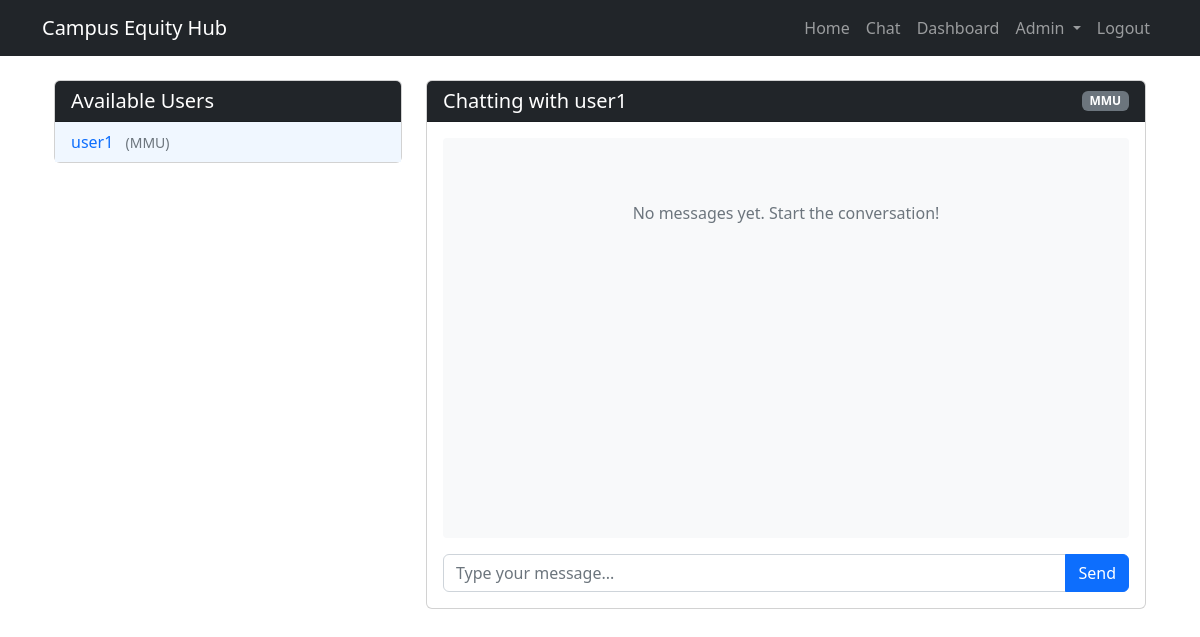
The page /chat/2 (signed in) on the database as committed earlier.
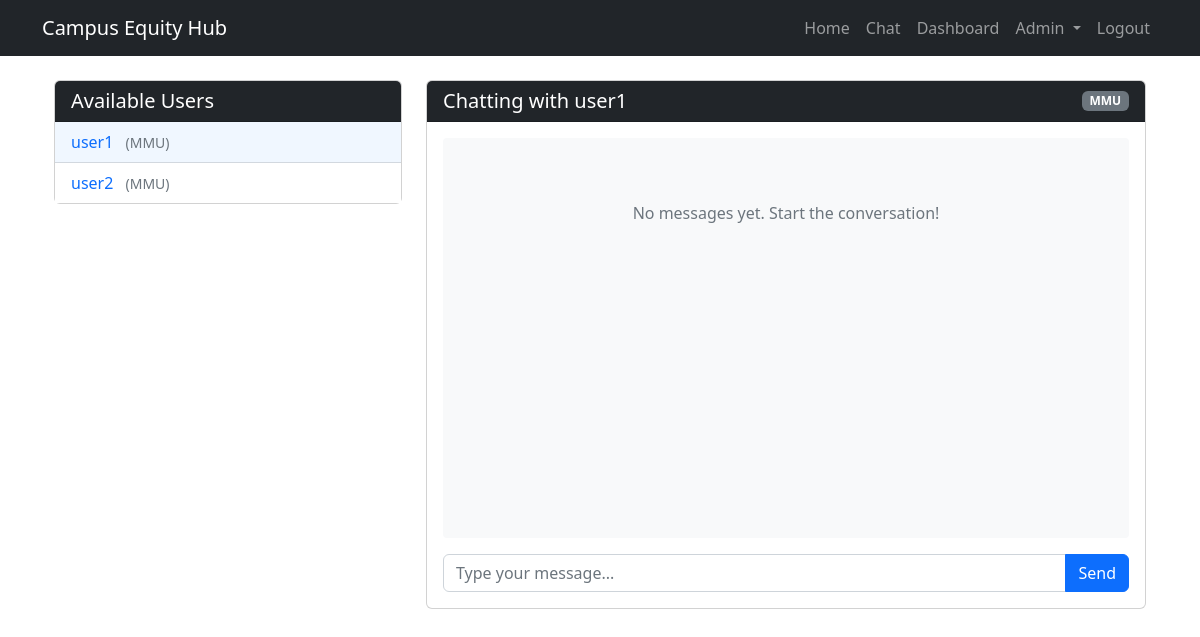
The same page on the database as committed later.
### app.py (models this page shows, shortened)
class User(db.Model):
    id = db.Column(db.Integer, primary_key=True)
    username = db.Column(db.String(80), unique=True, nullable=False)
    email = db.Column(db.String(120), unique=True, nullable=False)
    password = db.Column(db.String(60), nullable=False)
    token = db.Column(db.Integer, nullable=False)
    is_admin = db.Column(db.Boolean, default=False)
    campus = db.Column(db.String(120), nullable=False)

### app.py (the view, shortened to what this page needs)
@app.route('/chat/<int:user_id>', methods=['GET', 'POST'])
def chat_with_user(user_id):
    if 'user_id' not in session:
        flash('Please log in to access the chat.', 'danger')
        return redirect(url_for('login'))
    current_user_id = session['user_id']
    chat_partner = User.query.get_or_404(user_id)
    unread_messages = Chat.query.filter_by(
        sender_id=user_id,
        receiver_id=current_user_id,
        read=False
    ).all()
    for msg in unread_messages:
        msg.read = True
    db.session.commit()
    messages = Chat.query.filter(
        ((Chat.sender_id == current_user_id) & (Chat.receiver_id == user_id)) |
        ((Chat.sender_id == user_id) & (Chat.receiver_id == current_user_id))
    ).order_by(Chat.timestamp).all()
    users = User.query.filter(User.id != current_user_id).all()
    unread_counts = db.session.query(
        Chat.sender_id,
        db.func.count(Chat.id).label('count')
    ).filter(
        Chat.receiver_id == current_user_id,
        Chat.read == False
    ).group_by(Chat.sender_id).all()
    unread_by_user = {sender_id: count for sender_id, count in unread_counts}
    return render_template(
        'chat_with_user.html',
        chat_partner=chat_partner,
        messages=messages,
        users=users,
        unread_by_user=unread_by_user
    )

### templates/chat_with_user.html (shortened to what this page needs)
{% extends 'layout.html' %}
{% block content %}
<div class="container-fluid">
    <div class="row">
        <div class="col-md-4">
            <div class="card mb-4">
                <div class="card-header bg-dark text-white">
                    <h5 class="mb-0">Available Users</h5>
                </div>
                <div class="card-body p-0">
                    <ul class="list-group list-group-flush">
                        {% for user in users %}
                        <li class="list-group-item d-flex justify-content-between align-items-center {% if user.id == chat_partner.id %}user-active{% endif %}">
                            <a href="{{ url_for('chat_with_user', user_id=user.id) }}" class="text-decoration-none">
                                {{ user.username }}
                                <span class="text-muted small ms-2">({{ user.campus }})</span>
                            </a>
                        </li>
                        {% endfor %}
                    </ul>
                </div>
            </div>
        </div>
        <div class="col-md-8">
            <div class="card">
                <div class="card-header bg-dark text-white d-flex justify-content-between align-items-center">
                    <h5 class="mb-0">Chatting with {{ chat_partner.username }}</h5>
                    <span class="badge bg-secondary">{{ chat_partner.campus }}</span>
                </div>
                <div class="card-body">
                    <div class="chat-container" id="chatContainer">
                        {% if messages %}
                            {% for message in messages %}
                            <div class="message {% if message.sender_id == session.user_id %}message-sent{% else %}message-received{% endif %}" data-message-id="{{ message.id }}">
                                {{ message.message }}
                                <span class="message-time">{{ message.timestamp }}</span>
                            </div>
                            {% endfor %}
                        {% else %}
                            <div class="text-center text-muted py-5">
                                <p>No messages yet. Start the conversation!</p>
                            </div>
                        {% endif %}
                    </div>
                    <form id="messageForm" method="POST" class="mt-3">
                        <div class="input-group">
                            <input type="text" name="message" id="messageInput" class="form-control" placeholder="Type your message..." required autocomplete="off">
                            <button type="submit" class="btn btn-primary">Send</button>
                        </div>
                    </form>
                </div>
            </div>
        </div>
    </div>
</div>
{% endblock %}

Rows that differ between the two databases and show on the page:
added User: username "user2", campus "MMU"
